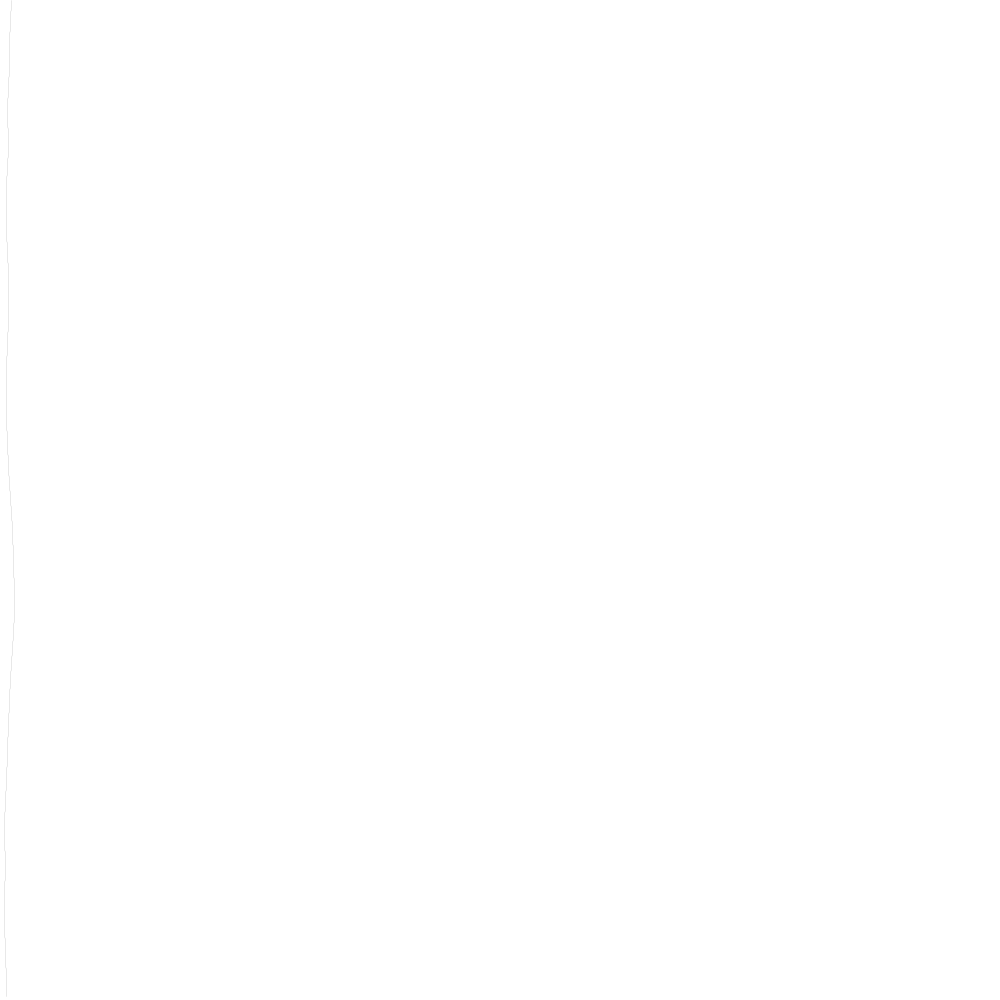
Frame 1 (no input)
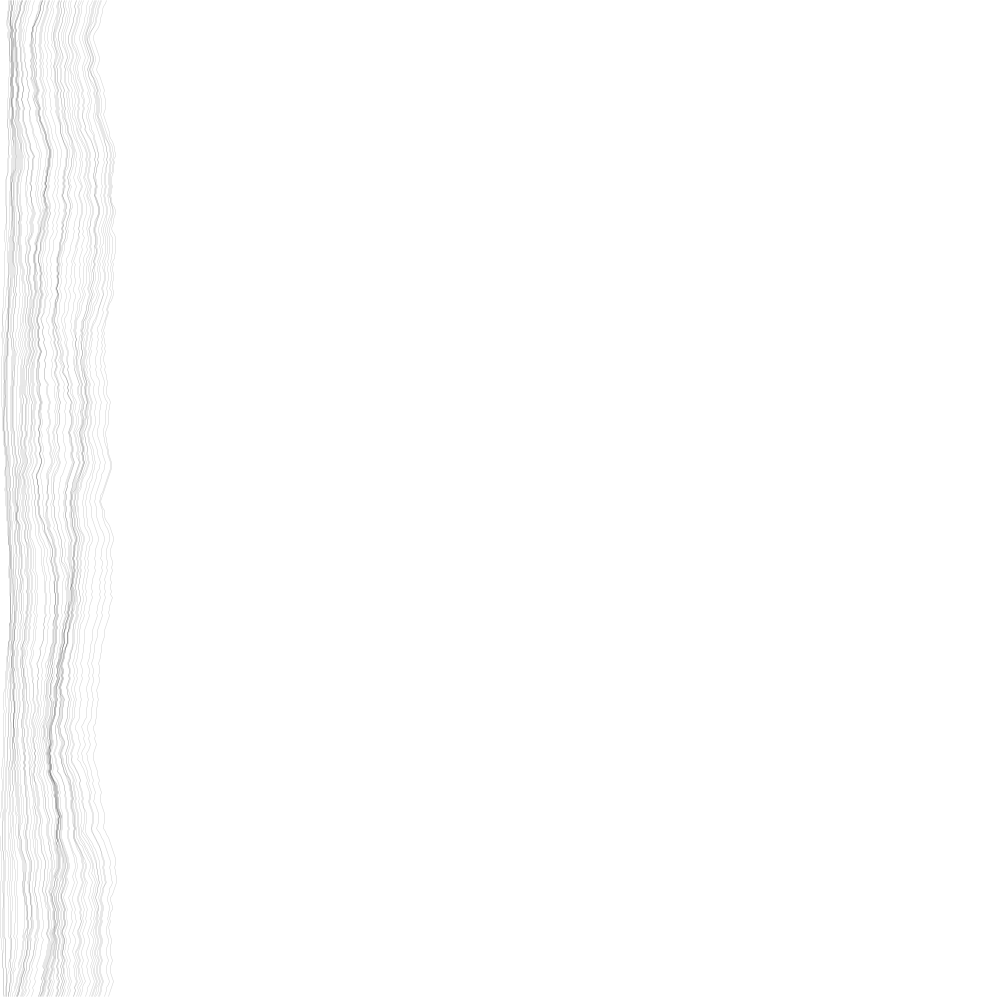
Frame 60 (the mouse pressed at the canvas centre just before this capture)
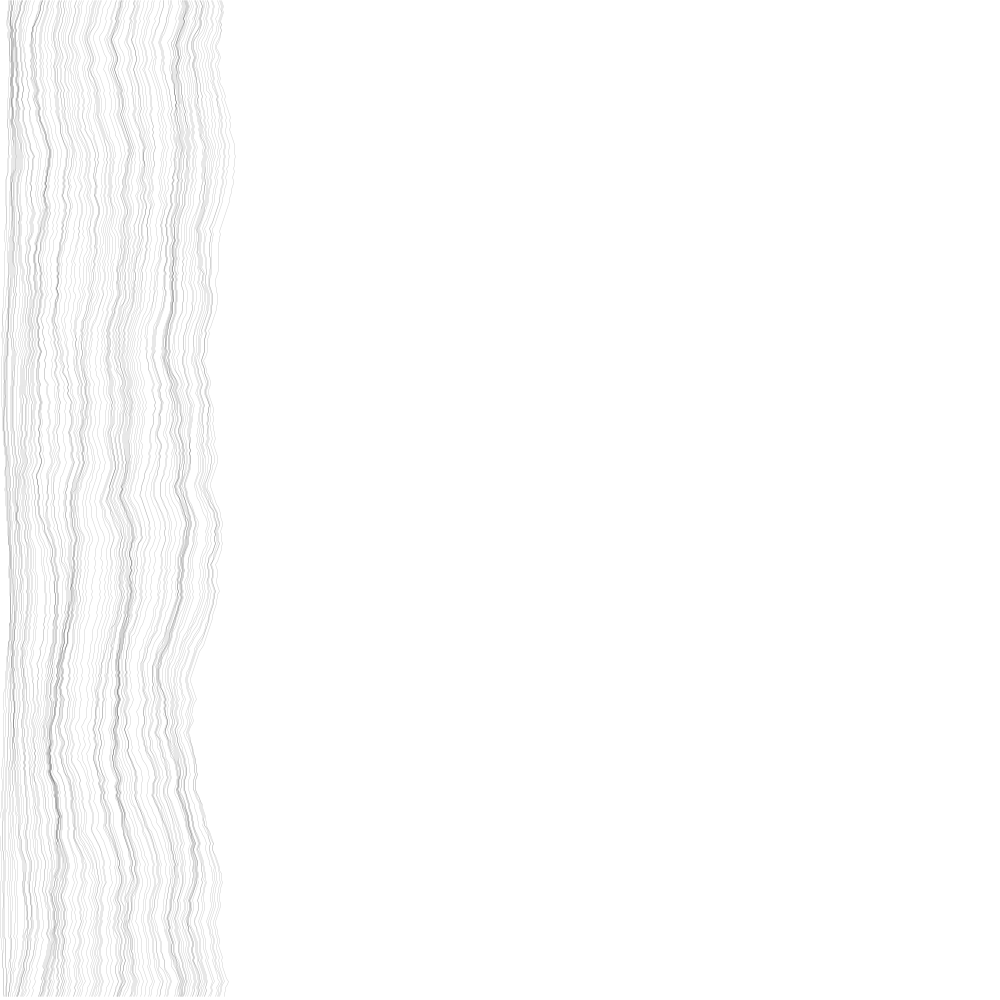
Frame 120 (the mouse held since frame 60 and released just before this capture)

The Processing sketch that drew these frames (run headless with seeded random() and noise(); from frame 60 on, the mouse is pressed at the canvas centre):

// Processing sketch: lineart2
// ── lineart2.pde
//ArrayList<PVector> prevPoints;
ArrayList<PVector> points;
PGraphics big;
int w = 2000;
int h = 3000;
float res = 0.3;
int hd = 3;
int wd = 2;
int margin = 100;
int spd = 10;
float xoff = 0;
float noiseRange = 10;
int rmax = 0;
int rmin = 0;
int hmin = 0;
color bg = color(255);
color lineColor = color(22, 50);
int seed = parseInt(String.valueOf(floor(random(1000000,10000000))).substring(1));

//void setting(){}

void setup() {
	size(1000, 1000);
	//prevPoints = new ArrayList<PVector>();
	//println(points);
	points = new ArrayList<PVector>();
	//println(points);
}

void draw() {
	//prevPoints = points;
	if (points.size() == 0) {
  	//println("firstrun");
  	background(bg);
  	for (int i = 0; i < height / hd; i++) {
  	  PVector point = getNewPoint(3,i);
  	  xoff +=0.01;
  	  points.add(point);
  	  if (point.x > rmax) {rmax = constrain(ceil(point.x), 0, width);}
  	}
	}
	else{
  	//println("nexRuns");
  	loadPixels();
  	points = new ArrayList<PVector>();
  	int locRmin = width;
    int locHmin = 0;
  	for (int i = 0; i < height / hd; i++) {
  	  int y = i * hd;
  	  int x = rmax;
  	  while(pixels[y * width + x] == color(bg)) {
  	    x--;
  	  }
      PVector point;
      if (floor(x) >= width){
  	    point = getNewPoint(i);
        //stroke(255,0,0);
        fill(255,0,0);
        //line(points.get(points.size()).x,points.get(points.size()).y,point.x, point.y);
        //ellipse(points.get(points.size()).x-1,points.get(points.size()).y-1,1,1);
        println("out");
      }else {
  	    point = getNewPoint(0,i,x);
      }
  	  points.add(point);
  	  if (point.x > rmax) {
    	  rmax = constrain(ceil(point.x), 0, width-1);
    	}
  	  if (point.x < locRmin) {
        locRmin = ceil(point.x);
        locHmin = floor(point.y);
      }
  	  xoff +=0.01;
  	}
  	if (locRmin > rmin) {
  	  rmin = locRmin;
      hmin = locHmin;
  	}
  	//updatePixels();
	}
	noFill();
	stroke(lineColor);
	strokeWeight(0.5);
	beginShape();
	for (int i = 0; i < points.size(); i++) {
	vertex(points.get(i).x, points.get(i).y);
	}
	endShape();

  //fill(255,0,0);
  //ellipse(rmin, hmin, 2, 2);
	if (rmin >= width) {
    println("done");
	  noLoop(); //<>//
	}
	 //noLoop();
	//println(rmax);
}

PVector getNewPoint(int y){
  return new PVector(width, y * hd);
}

PVector getNewPoint(int x, int y) {
	float xpos = x * (wd + 1) + (map(noise(xoff),0,1, - noiseRange,noiseRange));
	PVector v = new PVector(xpos,y * (hd));
	return v;
}

PVector getNewPoint(int x, int y, float prevx) {
	float xpos = prevx + wd + (map(noise(xoff),0,1, - noiseRange,noiseRange));
	PVector v = new PVector(xpos,y * (hd));
	return v;
}
